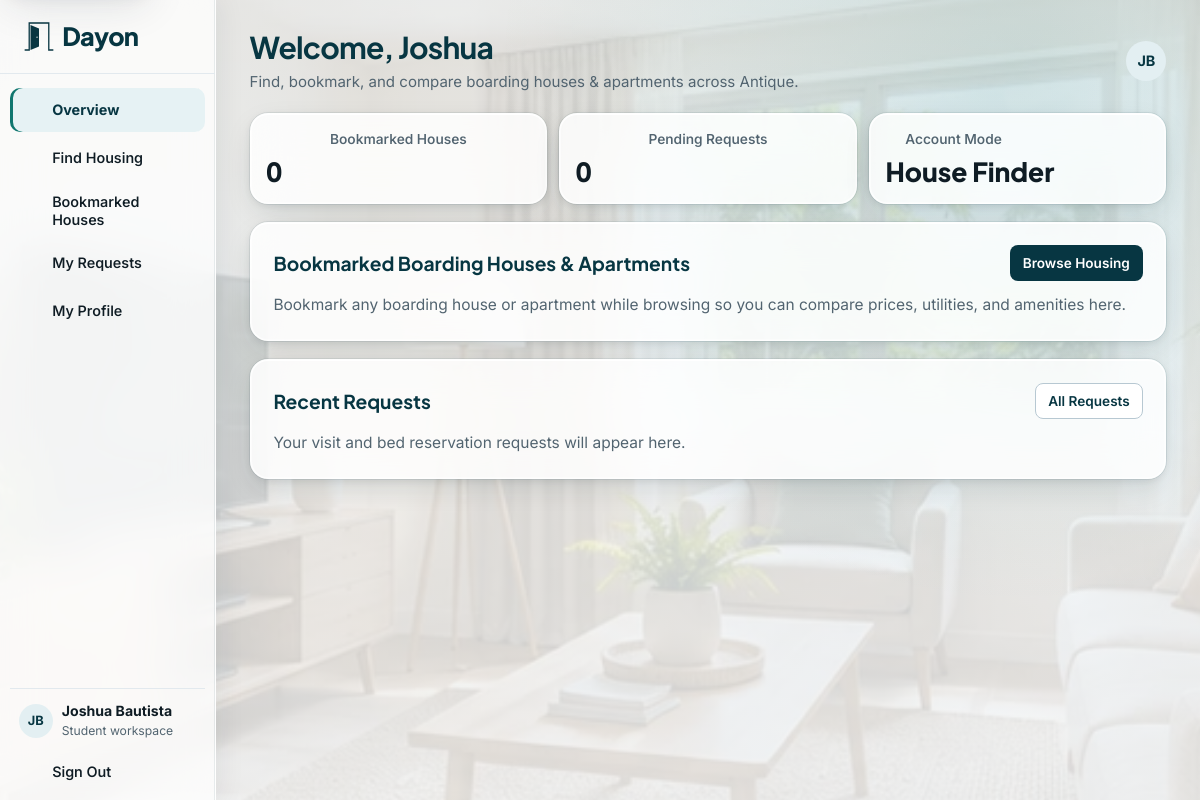
The app's page /student/dashboard.php (signed in) with its own data.
### tables this page shows
CREATE TABLE users (
    user_id BIGINT UNSIGNED AUTO_INCREMENT PRIMARY KEY,
    role_id TINYINT UNSIGNED NOT NULL,
    email VARCHAR(150) NOT NULL UNIQUE,
    password_hash VARCHAR(255) NOT NULL,
    first_name VARCHAR(80) NOT NULL,
    last_name VARCHAR(80) NOT NULL,
    phone_number VARCHAR(20) NOT NULL,
    account_status ENUM('active', 'suspended', 'pending') NOT NULL DEFAULT 'active',
    created_at TIMESTAMP NOT NULL DEFAULT CURRENT_TIMESTAMP,
    updated_at TIMESTAMP NOT NULL DEFAULT CURRENT_TIMESTAMP ON UPDATE CURRENT_TIMESTAMP,
    CONSTRAINT fk_users_role FOREIGN KEY (role_id) REFERENCES roles(role_id)
);

CREATE TABLE roles (
    role_id TINYINT UNSIGNED AUTO_INCREMENT PRIMARY KEY,
    role_name VARCHAR(30) NOT NULL UNIQUE
);

### student/dashboard.php (the view, shortened to what the rows shown need)
<?php
require __DIR__ . '/../includes/bootstrap.php';
require __DIR__ . '/_support.php';
$student = require_role('student');
$studentId = (int) $student['user_id'];
$lease = active_lease($studentId);
$recentRequests = rows(
    'SELECT rs.request_type, rs.scheduled_at, rs.status, p.property_name, r.room_number
     FROM reservations rs JOIN rooms r ON rs.room_id = r.room_id JOIN properties p ON r.property_id = p.property_id
     WHERE rs.student_id = ? ORDER BY rs.created_at DESC, rs.reservation_id DESC LIMIT 4',
    [$studentId]
);
$pageTitle = 'Welcome, ' . $student['first_name'];
$pageDescription = $lease ? '' : 'Find, bookmark, and compare boarding houses & apartments across ' . DAYON_PROVINCE . '.';
$pageActions = static function () use ($student, $lease): void {
    ?>
    <?php if ($lease): ?><a class="head-icon" href="<?= e(url('student/maintenance.php#advisories-heading')) ?>" aria-label="Property advisories"><?= icon('bell') ?></a><?php endif; ?>
    <a class="avatar" href="<?= e(url('student/profile.php')) ?>" aria-label="<?= e(user_initials($student) . ' · My profile') ?>"><?= e(user_initials($student)) ?></a>
    <?php
};
require __DIR__ . '/../includes/portal_header.php';
?>
<?php if ($lease): ?>
    <div class="dashboard-pair">
        <section class="panel dash-card" id="active-lease">
            <div class="panel-head">
                <h2>Active Lease</h2>
                <span class="badge active">Active</span>
            </div>
            <div class="lease-card-grid">
                <?php if ($photo): ?>
                    <img src="<?= e(media_url($photo)) ?>" alt="<?= e($lease['property_name']) ?>">
                <?php else: ?><div class="image-placeholder" aria-hidden="true"><?= icon('home') ?></div><?php endif; ?>
                <div>
                    <h3><?= e($lease['property_name']) ?></h3>
                    <p>Room <?= e($lease['room_number']) ?></p>
                    <p class="muted">Move-in <?= e(student_short_date($lease['move_in_date'])) ?></p>
                    <p class="lease-rate"><strong><?= e(money($lease['agreed_monthly_rent'])) ?></strong> / month</p>
                </div>
            </div>
            <details class="lease-terms">
                <summary>View Lease Terms</summary>
                <p>Advance rent <?= e(money($lease['advance_rent_amount'])) ?></p>
                <p>Security deposit <?= e(money($lease['security_deposit_amount'])) ?></p>
                <p>Rent is due on day <?= (int) $lease['billing_due_day'] ?> of each month.</p>
            </details>
        </section>
        <section class="panel dash-card">
            <div class="panel-head">
                <h2>Current Month Bill · <?= e(date('F')) ?></h2>
                <?php if ($invoice): ?>
                    <span class="badge <?= e($invoice['invoice_status'] === 'paid' ? 'paid' : ($invoice['invoice_status'] === 'overdue' ? 'overdue' : 'due')) ?>">
                        <?= $invoice['invoice_status'] === 'paid' ? 'Paid' : (($invoice['invoice_status'] === 'overdue' ? 'Overdue · ' : 'Due ') . e(date('M j', strtotime($invoice['due_date'])))) ?>
                    </span>
                <?php endif; ?>
            </div>
            <?php if ($invoice): ?>
                <dl class="line-totals">
                    <?php foreach ($charges as $charge): ?>
                        <div><dt><?= e($chargeLabels[$charge['charge_type']]) ?></dt><dd><?= e(money($charge['amount'])) ?></dd></div>
                    <?php endforeach; ?>
                    <div class="total-line"><dt>Total billed</dt><dd><?= e(money($invoice['total_billed'])) ?></dd></div>
                    <div class="mini-line"><dt>Paid</dt><dd><?= e(money($invoice['total_paid'])) ?></dd></div>
                    <div class="mini-line"><dt>Balance due</dt><dd><?= e(money($invoice['balance_due'])) ?></dd></div>
                    <?php if ($invoice['pending_payments'] > 0): ?><div class="mini-line"><dt>Proof awaiting review</dt><dd><?= e(money($invoice['pending_payments'])) ?></dd></div><?php endif; ?>
                </dl>
            <?php else: ?>
                <p class="muted">Your landlord has yet to generate this month's invoice.</p>
            <?php endif; ?>
            <div class="panel-actions-bottom actions">
                <a class="button secondary small" href="<?= e(url($invoiceLink)) ?>">View Full Ledger</a>
                <?php if ($canSubmitProof): ?><a class="button small" href="<?= e(url('student/billing.php#payment-proof-' . $invoice['invoice_id'])) ?>">Submit Payment Proof</a><?php endif; ?>
            </div>
        </section>
    </div>
    <div class="dashboard-pair asymmetric">
        <section class="panel">
            <div class="panel-head"><h2>Recent Payments &amp; Receipts</h2></div>
            <?php if (!$payments): ?><p class="muted">Your submitted and verified payments will appear here.</p><?php else: ?>
                <div class="table-wrap"><table>
                    <thead><tr><th scope="col">Date</th><th scope="col">Method</th><th scope="col">Amount</th><th scope="col">Status</th><th scope="col">Receipt</th></tr></thead>
                    <tbody>
                        <?php foreach ($payments as $payment): ?>
                            <tr><td><?= e(student_short_date($payment['paid_at'])) ?></td>
                                <td><?= e($methods[$payment['payment_method']]) ?></td>
                                <td><?= e(money($payment['amount_paid'])) ?></td>
                                <td><span class="badge <?= e($payment['verification_status']) ?>"><?= e(student_status($payment['verification_status'])) ?></span></td>
                                <td><?php if ($payment['verification_status'] === 'verified' && $payment['receipt_number']): ?>
                                    <a class="button small secondary" href="<?= e(url('student/receipt.php?id=' . $payment['payment_id'])) ?>">View Receipt</a>
                                <?php else: ?>—<?php endif; ?></td></tr>
                        <?php endforeach; ?>
                    </tbody>
                </table></div>
            <?php endif; ?>
        </section>
        <section class="panel dash-card">
            <div class="panel-head"><h2>Maintenance Tickets</h2></div>
            <div class="maintenance-summary">
                <?php if ($ticket): ?>
                    <h3><?= e(ucfirst($ticket['category'])) ?> Request</h3>
                    <span class="muted">Reported <?= e(student_short_date($ticket['created_at'])) ?></span>
                    <p class="preserve-lines"><?= e($ticket['description']) ?></p>
                    <span class="badge <?= e($ticket['ticket_status']) ?>"><?= e(student_status($ticket['ticket_status'])) ?></span>
                <?php else: ?>
                    <p class="muted">You have no repair requests for this lease.</p>
                <?php endif; ?>
            </div>
            <div class="panel-actions-bottom">
                <a class="button small wide" href="<?= e(url('student/maintenance.php#repair-heading')) ?>">Report an Issue</a>
            </div>
        </section>
    </div>
    <section class="panel">
        <div class="panel-head"><h2>Property Advisories</h2><a class="button small secondary" href="<?= e(url('student/maintenance.php#advisories-heading')) ?>">View Advisories</a></div>
        <?php if (!$advisories): ?><p class="muted">Your landlord has yet to post an advisory.</p><?php else: ?>
            <div class="announcements-list">
                <?php foreach ($advisories as $advisory): ?>
                    <article><h3><?= e($advisory['title']) ?></h3><p class="preserve-lines"><?= e($advisory['message']) ?></p><small class="muted"><?= e(student_short_date($advisory['created_at'])) ?></small></article>
                <?php endforeach; ?>
            </div>
        <?php endif; ?>
    </section>
<?php else: ?>
    <section class="panel">
        <div class="panel-head">
            <h2>Bookmarked Boarding Houses &amp; Apartments</h2>
        </div>
    </section>
<?php endif; ?>
<?php if ($recentRequests || !$lease): ?>
<section class="panel">
    <div class="panel-head"><h2>Recent Requests</h2><a class="button secondary small" href="<?= e(url('student/reservations.php')) ?>">All Requests</a></div>
</section>
<?php endif; ?>
<?php require __DIR__ . '/../includes/portal_footer.php'; ?>

### includes/portal_header.php (shortened to what the rows shown need)
<?php
$portalRole = $user['role_name'];
require __DIR__ . '/document_head.php';
?>
<body class="portal-body portal-<?= e($portalRole) ?>">
<div class="portal-layout">
    <aside class="portal-sidebar" aria-label="<?= e(ucfirst($portalRole)) ?> workspace">
        <details class="portal-navigation navigation-disclosure" data-navigation="860" open>
            <div class="portal-navigation-content">
                <div class="portal-sidebar-bottom">
                    <div class="portal-identity">
                        <span class="avatar" aria-hidden="true"><?= e(user_initials($user)) ?></span>
                        <div><strong><?= e($user['full_name']) ?></strong><span><?= e(ucfirst($portalRole)) ?> workspace</span></div>
                    </div>
                </div>
            </div>
        </details>
    </aside>
    <main id="main" class="portal-main">
        <header class="portal-page-heading<?= !empty($pageHeaderClass) ? ' ' . e($pageHeaderClass) : '' ?>">
            <div>
                <h1><?= e($pageTitle) ?></h1>
                <?php if (!empty($pageDescription)): ?><p><?= e($pageDescription) ?></p><?php endif; ?>
            </div>
            <?php if (isset($pageActions)): ?><div class="portal-page-actions"><?php $pageActions(); ?></div><?php endif; ?>
        </header>

### records on screen
users: user_initials($user) "JB", role.role_name "Student", first_name "Welcome, Joshua", user_initials($student) "JB"

### other values on screen
$label "Overview"
$label "Find Housing"
$label "Bookmarked Houses"
$label "My Requests"
$label "My Profile"
$user['full_name'] "Joshua Bautista"
$pageDescription "Find, bookmark, and compare boarding houses & apartments across Antique."
$savedCount "0"
$pendingCount "0"
